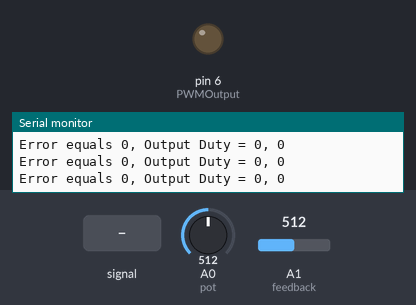
The sketch below on a simulated Arduino Uno, built with avr-gcc and run on an emulated ATmega328P. Parts: output pins drawn as LEDs (lit = HIGH), the last lines printed to the serial monitor. The test bench sets the inputs (shaded band); at power-on: A0 (pot) = 512, A1 (feedback) = 512.

Above: at 1.2 s.
1.3 s: A1 (feedback) fed a 200 Hz sine of ±81 counts around its level
At 1.63 s:
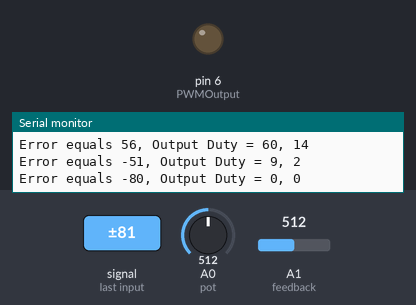
4.3 s: A0 (pot) set to 716
7.3 s: A1 (feedback) set to 1023
At 9.6 s:
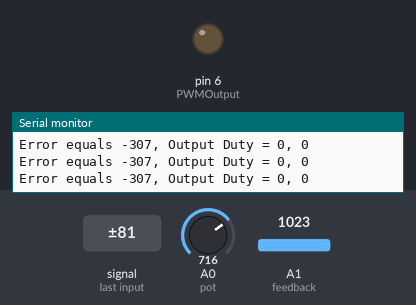
10.3 s: A1 (feedback) set to 638
13.3 s: A1 (feedback) set to 619
16.3 s: A0 (pot) set to 122
At 20.22 s:
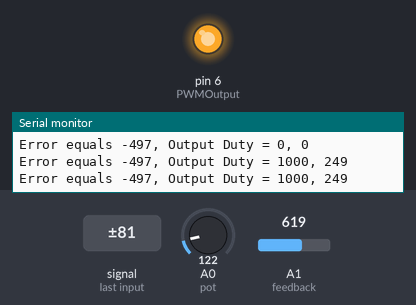
Timing chart, 0 to 20.3 s (numbered marks = the images above; inputs shaded):
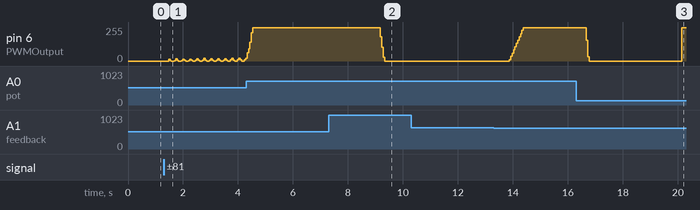

The sketch:

FlybackControllerCGRADE.ino
```cpp
/* TeamNACHO's "NACHO Power" USB Power Supply- CGrade Code
 *  By: Nicholas Clark & Adam Hastings
 *  Date Complete: 07 December 2015
 *
 *  The following code is for the CGrade Power supply. For the CGrade,
 *  the two sides of the circuit (primary and secondary) are tied
 *  together. As a result, the feedback from the output voltage can
 *  be read through an analog pin. The user sets the output voltage
 *  through the use of a potentiometer, which is also read through
 *  an analog pin. These two values are then used to calculate the
 *  error. The error is then used in a PID loop. Through trial and
 *  error, it was found that a PI loop was all that was needed. For
 *  the CGrade, there was no subfunctions or header files used/created.
 *  This will be done for above and beyond circuit and for the PCB.
 *
 */
// These variables correspond to pins on the Arduino
int PWMOutput = 6;
int pot = A0;
int feedback = A1;
// These global variables are initialized and set to zero
long LastTime = 0;
int OutputSignal = 0;
int Last = 0;
int Integral = 0;
int DutyCycle = 0;
int Error = 0;
int P = 0;
int I = 0;
int D = 0;
int Duty = 0;
int Actual = 0;
int Desired = 0;

//The follow varables are what get used in the PID loop
int kP = 0.2; //proportional constant
int kI = 1; //integral constant
int kD = 0; //derivative constant
int IntegralRange = 500; //sets when the intergral term start taking effect
long SampleTime = 50; //how often PID loop runs in miliseconds

void setup() {
  //TCCR0B is the internal clock the program uses. The default scale
  //factor for this clock is 0x04, making the clock frequency 976.5625 Hz.
  //By changing the scale factor to 0x01, the new clock frequency is
  //62500 Hz. This change in clock speed had to be done so that the output
  //pin, pin6, would be at 62.5kHz. This information is from
  //http://playground.arduino.cc/Main/TimerPWMCheatsheet
  TCCR0B = (TCCR0B & 0b11111000) | 0x01;
  Serial.begin(9600); //Baud rate of serial monitor used for debugging
}

void loop() {
  //Since clock was changed to 62.5kHz, had to divide clock by 64(0x04) to
  //be able to look at the clock in milliseconds
  long CurrentTime = millis()/64;
  //Reading the user input
  Desired = analogRead(pot);
  //Reading the output voltage
  Actual = analogRead(feedback);

  //How oftem the PID loop runs is set by the SampleTime Variable.
  if(CurrentTime - LastTime > SampleTime){
    //Calculate the error in the output voltage
    Error = Desired - Actual;
    //Determine if the Integral should be used in the PID calculation.
    //The integral is found by adding the new error to the prevous error
    //By having a range on the Integral, this prevents the integral
    //value from getting too large.
    if(abs(Error) < IntegralRange) Integral = Integral + Error;
    else Integral = 0;
    //The terms of the PID loop are calculated below:
    //Multiply error by proportional constant
    P = Error * kP;
    //Multiply the integral term by the integral constant
    I = Integral * kI;
    //Determine the differenece between the current user input value and
    //the last user input. This is then multiplied by the derivative constant
    D = (Last - Actual) * kD;
    //Add the three terms together to determine the output duty cycle
    Duty = P + I + D;
    //A max and min limit were set on the output duty cycle. This was done
    //to protect the harware.
    if(Duty > 1000) Duty = 1000;
    if(Duty < 0) Duty = 0;
    //The map fxn takes a number between 0 and 1024 and converts it
    //to be between 0 and 255. This is needed as the analogWrite fxn
    //needs a value between 0 and 255.
    DutyCycle = map(Duty, 0, 1024, 0, 255);
    //Save the current user input to be used to calculate the derivative
    Last = Actual;
    //Save the current time to make sure the PID loop runs at the correct
    //sample time
    LastTime = CurrentTime;
    //The following serial print commands were used for debug. Wanted to see
    //how the PID loop was responding to the error and what the output
    //duty cycle was being set to as a 10bit and 8bit number.
    Serial.print("Error equals ");
    Serial.print(Error);Serial.print(", ");
    Serial.print("Output Duty = ");
    Serial.print(Duty);Serial.print(", ");
    Serial.println(DutyCycle);
  }
  //The duty cycle controls the output of this pin. Since this command is
  //outside of the PID loop, the pin with have a constant duty cycle for
  //every clock cycle until the PID loop is run. When the PID loop is run,
  //the output duty cycle is changed and will now be constant till the next time.
  analogWrite(PWMOutput, DutyCycle);
}
```

Measured:
- after the input at 7.3 s, pin 6 (PWMOutput): 249/255 → 0/255 after 1.9 s
- after the input at 16.3 s, pin 6 (PWMOutput): 249/255 → 0/255 after 0.38 s, → 249/255 3.5 s later
